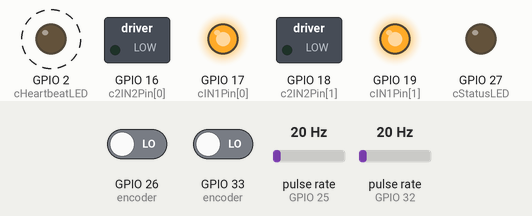
A sketch run on a simulated ESP32. Shown: switched loads named in the sketch (green lamp = pin HIGH), output pins drawn as LEDs (lit = HIGH). Wiring (inferred from the names in the program): 2 × pulse sensor: data GPIO 25 / data GPIO 32. Dashed ring = blinking. The inputs (shaded band) are chosen by the test bench; at power-on: GPIO 26 (encoder) LOW, GPIO 33 (encoder) LOW, pulse rate (sensors on GPIO 25, GPIO 32) 20 Hz. What the sketch prints to the serial monitor is not drawn.

Above: at 1.2 s.
1.3 s: GPIO 26 (encoder) driven HIGH
At 2.81 s:
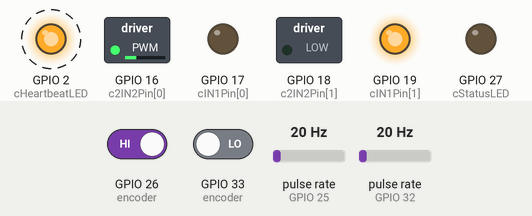
At 3.8 s:
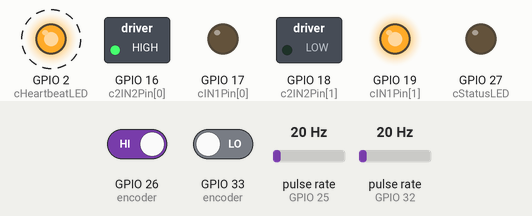
4.3 s: GPIO 26 (encoder) driven LOW
At 6.59 s:
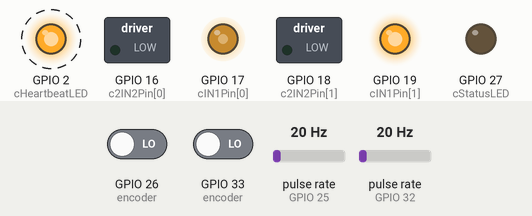
Timing chart, 0 to 13.3 s (numbered marks = the images above; inputs shaded):
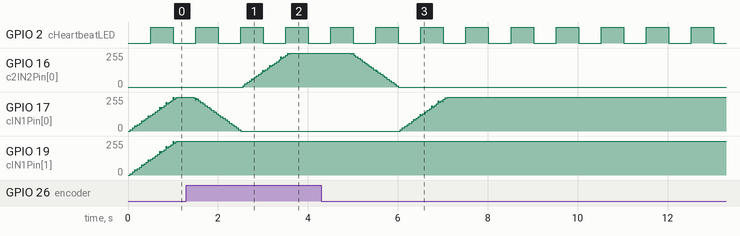

Measured:
- by itself, GPIO 2 (cHeartbeatLED): alternates HIGH for 0.50 s and LOW for 0.50 s

The sketch:

drive.ino
```cpp
// MME 4487 Motor drive system

// #define SERIAL_STUDIO                                 // print formatted string, that can be captured and parsed by Serial-Studio
// #define PRINT_SEND_STATUS                             // uncomment to turn on output packet send status
// #define PRINT_INCOMING                                // uncomment to turn on output of incoming data

#include <Arduino.h>
#include <esp_now.h>
#include <WiFi.h>

// Function declarations
void doHeartbeat();
void setMotor(int dir, int pwm, int in1, int in2);
void ARDUINO_ISR_ATTR encoderISR(void* arg);
void onDataRecv(const uint8_t *mac_addr, const uint8_t *incomingData, int len);
void onDataSent(const uint8_t *mac_addr, esp_now_send_status_t status);

// Control data packet structure
struct ControlDataPacket {
  int leftDir;                                        // left motor
  int rightDir;                                       // right motor
  unsigned long time;                                 // time packet sent
  int speed;
};

// Drive data packet structure
struct DriveDataPacket {
  unsigned long time;                                 // time packet sent
  bool good;                                          // object detection

};

// Encoder structure
struct Encoder {
  const int chanA;                                    // GPIO pin for encoder channel A
  const int chanB;                                    // GPIO pin for encoder channel B
  long pos;                                           // current encoder position
};

// Constants
const int cHeartbeatLED = 2;                          // GPIO pin of built-in LED for heartbeat
const int cStatusLED = 27;                            // GPIO pin of communication status LED
const int cHeartbeatInterval = 500;                   // heartbeat blink interval, in milliseconds
const int cNumMotors = 2;                             // Number of DC motors
const int cIN1Pin[] = {17, 19};                       // GPIO pin(s) for INT1
const int cIN1Chan[] = {0, 1};                        // PWM channe(s) for INT1
const int c2IN2Pin[] = {16, 18};                      // GPIO pin(s) for INT2
const int cIN2Chan[] = {2, 3};                        // PWM channel(s) for INT2
const int cPWMRes = 8;                                // bit resolution for PWM
const int cMinPWM = 0;                                // PWM value for minimum speed that turns motor
const int cMaxPWM = pow(2, cPWMRes) - 1;              // PWM value for maximum speed
const int cPWMFreq = 20000;                           // frequency of PWM signal
const int cCountsRev = 1096;                          // encoder pulses per motor revolution
const int cMaxSpeedInCounts = 1600;                   // maximum encoder counts/sec
const int cMaxChange = 14;                            // maximum increment in counts/cycle
const int cMaxDroppedPackets = 20;                    // maximum number of packets allowed to drop
const float kp = 1.5;                                 // proportional gain for PID
const float ki = 0.2;                                 // integral gain for PID
const float kd = 0.8;                                 // derivative gain for PID

// Variables
unsigned long lastHeartbeat = 0;                      // time of last heartbeat state change
unsigned long lastTime = 0;                           // last time of motor control was updated
unsigned int commsLossCount = 0;                      // number of sequential sent packets have dropped
Encoder encoder[] = {{25, 26, 0},                     // encoder 0 on GPIO 25 and 26, 0 position
                     {32, 33, 0}};                    // encoder 1 on GPIO 32 and 33, 0 position
long target[] = {0, 0};                               // target encoder count for motor
long lastEncoder[] = {0, 0};                          // encoder count at last control cycle
float targetF[] = {0.0, 0.0};                         // target for motor as float
ControlDataPacket inData;                             // control data packet from controller
DriveDataPacket driveData;                            // data packet to send controller

// REPLACE WITH MAC ADDRESS OF YOUR CONTROLLER ESP32
uint8_t receiverMacAddress[] = {0xA8,0x42,0xE3,0xCA,0x7A,0x44};  // MAC address of controller 00:01:02:03:04:05
esp_now_peer_info_t peerInfo = {};                    // ESP-NOW peer information

void setup() {
  Serial.begin(115200);                               // Standard baud rate for ESP32 serial monitor
  WiFi.mode(WIFI_STA);                                // Use WiFi in station mode
  Serial.print("MAC address ");
  Serial.println(WiFi.macAddress());                  // print MAC address of ESP32
  WiFi.disconnect();                                  // disconnect from network

  pinMode(cHeartbeatLED, OUTPUT);                     // configure built-in LED for heartbeat
  pinMode(cStatusLED, OUTPUT);                        // configure GPIO for communication status LED as output

  // setup motors with encoders
  for (int k = 0; k < cNumMotors; k++) {
    ledcAttachPin(cIN1Pin[k], cIN1Chan[k]);           // attach INT1 GPIO to PWM channel
    ledcSetup(cIN1Chan[k], cPWMFreq, cPWMRes);        // configure PWM channel frequency and resolution
    ledcAttachPin(c2IN2Pin[k], cIN2Chan[k]);          // attach INT2 GPIO to PWM channel
    ledcSetup(cIN2Chan[k], cPWMFreq, cPWMRes);        // configure PWM channel frequency and resolution
    pinMode(encoder[k].chanA, INPUT);                 // configure GPIO for encoder channel A input
    pinMode(encoder[k].chanB, INPUT);                 // configure GPIO for encoder channel B input
    // configure encoder to trigger interrupt with each rising edge on channel A
    attachInterruptArg(encoder[k].chanA, encoderISR, &encoder[k], RISING);
  }

  // Initialize ESP-NOW
  if (esp_now_init() != ESP_OK)
  {
    Serial.printf("Error initializing ESP-NOW\n");
    return;
  }
  else
  {
    Serial.printf("Successfully initialized ESP-NOW\n");
  }
  esp_now_register_recv_cb(onDataRecv);               // register callback function for received data
  esp_now_register_send_cb(onDataSent);               // register callback function for data transmission

  // Set controller info
  memcpy(peerInfo.peer_addr, receiverMacAddress, 6);  // set address of peer
  peerInfo.channel = 0;                               // set peer channel
  peerInfo.encrypt = false;                           // no encryption of data

  // Add controller as ESP-NOW peer
  if (esp_now_add_peer(&peerInfo) != ESP_OK)
  {
    Serial.printf("Failed to add peer\n");
    return;
  }
  else
  {
    Serial.printf("Successfully added peer %x:%x:%x:%x:%x:%x\n to list", receiverMacAddress[0], receiverMacAddress[1],
                                                                         receiverMacAddress[2], receiverMacAddress[3],
                                                                         receiverMacAddress[4], receiverMacAddress[5]);
  }
}

void loop() {
  float deltaT = 0;                                   // time interval
  long pos[] = {0, 0};                                // current motor positions
  float velEncoder[] = {0, 0};                        // motor velocity in counts/sec
  float velMotor[] = {0, 0};                          // motor shaft velocity in rpm
  float posChange[] = {0, 0};                         // change in position for set speed
  long e[] = {0, 0};                                  // position error
  float ePrev[] = {0, 0};                             // previous position error
  float dedt[] = {0, 0};                              // rate of change of position error (de/dt)
  float eIntegral[] = {0, 0};                         // integral of error
  float u[] = {0, 0};                                 // PID control signal
  int pwm[] = {0, 0};                                 // motor speed(s), represented in bit resolution
  int dir[] = {1, 1};                                 // direction that motor should turn

  // if too many sequential packets have dropped, assume loss of controller, restart as safety measure
   if (commsLossCount > cMaxDroppedPackets) {
    delay(1000);                                      // okay to block here as nothing else should be happening
    ESP.restart();                                    // restart ESP32
  }

  // store encoder positions to avoid conflicts with ISR updates
  noInterrupts();                                     // disable interrupts temporarily while reading
  for (int k = 0; k < cNumMotors; k++) {
    pos[k] = encoder[k].pos;                          // read and store current motor position
  }
  interrupts();                                       // turn interrupts back on

  unsigned long curTime = micros();                   // capture current time in microseconds
  if (curTime - lastTime > 10000) {                   // wait ~10 ms
    deltaT = ((float) (curTime - lastTime)) / 1.0e6;  // compute actual time interval in seconds
    lastTime = curTime;                               // update start time for next control cycle
    driveData.time = curTime;                         // update transmission time
    for (int k = 0; k < cNumMotors; k++) {
      velEncoder[k] = ((float) pos[k] - (float) lastEncoder[k]) / deltaT; // calculate velocity in counts/sec
      lastEncoder[k] = pos[k];                        // store encoder count for next control cycle
      velMotor[k] = velEncoder[k] / cCountsRev * 60;  // calculate motor shaft velocity in rpm

      // update target for set direction
      posChange[0] = (float) (inData.leftDir * inData.speed);   // update with maximum speed based on potentiometer and button
      posChange[1] = (float) (inData.rightDir * inData.speed);  // update maximum speed based on potentiometer and button
      targetF[k] = targetF[k] + posChange[k];         // set new target position
      if (k == 0) {                                   // assume differential drive
        target[k] = (long) targetF[k];                // motor 1 spins one way
      }
      else {
        target[k] = (long) -targetF[k];               // motor 2 spins in opposite direction
      }

      // use PID to calculate control signal to motor
      e[k] = target[k] - pos[k];                      // position error
      dedt[k] = ((float) e[k]- ePrev[k]) / deltaT;    // derivative of error
      eIntegral[k] = eIntegral[k] + e[k] * deltaT;    // integral of error (finite difference)
      u[k] = kp * e[k] + kd * dedt[k] + ki * eIntegral[k]; // compute PID-based control signal
      ePrev[k] = e[k];                                // store error for next control cycle

      // set direction based on computed control signal
      dir[k] = 1;                                     // default to forward directon
      if (u[k] < 0) {                                 // if control signal is negative
        dir[k] = -1;                                  // set direction to reverse
      }

      // set speed based on computed control signal
      u[k] = fabs(u[k]);                              // get magnitude of control signal
      if (u[k] > cMaxSpeedInCounts) {                 // if control signal will saturate motor
        u[k] = cMaxSpeedInCounts;                     // impose upper limit
      }
      pwm[k] = map(u[k], 0, cMaxSpeedInCounts, cMinPWM, cMaxPWM); // convert control signal to pwm
      if (commsLossCount < cMaxDroppedPackets / 4) {
        setMotor(dir[k], pwm[k], cIN1Chan[k], cIN2Chan[k]); // update motor speed and direction
      }
      else {
        setMotor(0, 0, cIN1Chan[k], cIN2Chan[k]);     // stop motor
      }
#ifdef SERIAL_STUDIO
      if (k == 0) {
        printf("/*");                                 // start of sequence for Serial Studio parsing
      }
      printf("%d,%d,%d,%0.4f", target[k], pos[k], e[k], velMotor[k]);  // target, actual, error, velocity
      if (k < cNumMotors - 1) {
        printf(",");                                  // data separator for Serial Studio parsing
      }
      if (k == cNumMotors -1) {
        printf("*/\r\n");                             // end of sequence for Serial Studio parsing
      }
#endif
    }
    // send data from drive to controller
    esp_err_t result = esp_now_send(receiverMacAddress, (uint8_t *) &driveData, sizeof(driveData));
    if (result == ESP_OK) {                           // if sent successfully
      digitalWrite(cStatusLED, 0);                    // turn off communucation status LED
    }
    else {                                            // otherwise
      digitalWrite(cStatusLED, 1);                    // turn on communication status LED
    }
  }
  doHeartbeat();                                      // update heartbeat LED
}

// blink heartbeat LED
void doHeartbeat() {
  unsigned long curMillis = millis();                 // get the current time in milliseconds
  // check to see if elapsed time matches the heartbeat interval
  if ((curMillis - lastHeartbeat) > cHeartbeatInterval) {
    lastHeartbeat = curMillis;                        // update the heartbeat toggle time for the next cycle
    digitalWrite(cHeartbeatLED, !digitalRead(cHeartbeatLED)); // toggle state of LED
  }
}

// send motor control signals, based on direction and pwm (speed)
void setMotor(int dir, int pwm, int in1, int in2) {
  if (dir == 1) {                                     // forward
    ledcWrite(in1, pwm);
    ledcWrite(in2, 0);
  }
  else if (dir == -1) {                               // reverse
    ledcWrite(in1, 0);
    ledcWrite(in2, pwm);
  }
  else {                                              // stop
    ledcWrite(in1, 0);
    ledcWrite(in2, 0);
  }
}

// encoder interrupt service routine
// argument is pointer to an encoder structure, which is statically cast to a Encoder structure, allowing multiple
// instances of the encoderISR to be created (1 per encoder)
void ARDUINO_ISR_ATTR encoderISR(void* arg) {
  Encoder* s = static_cast<Encoder*>(arg);            // cast pointer to static structure

  int b = digitalRead(s->chanB);                      // read state of channel B
  if (b > 0) {                                        // high, leading channel A
    s->pos++;                                         // increase position
  }
  else {                                              // low, lagging channel A
    s->pos--;                                         // decrease position
  }
}

// callback function for when data is received
void onDataRecv(const uint8_t *mac_addr, const uint8_t *incomingData, int len) {
  if (len == 0)                                       // if empty packet
  {
    return;                                           // return
  }
  memcpy(&inData, incomingData, sizeof(inData));      // store drive data from controller
#ifdef PRINT_INCOMING
  Serial.printf("%d, %d\n", inData.dir, inData.time);
#endif
}

// callback function for when data is sent
void onDataSent(const uint8_t *mac_addr, esp_now_send_status_t status) {
#ifdef PRINT_SEND_STATUS
  Serial.printf("Last packet send status: %s\n", status == ESP_NOW_SEND_SUCCESS ? "Message sent" : "Message failed");
#endif
  if (status != ESP_NOW_SEND_SUCCESS) {
    digitalWrite(cStatusLED, 1);                      // turn on communication status LED
    commsLossCount++;                                 // increase lost packet count
  }
  else {
    commsLossCount = 0;                               // reset communication loss counter
  }
}
```
